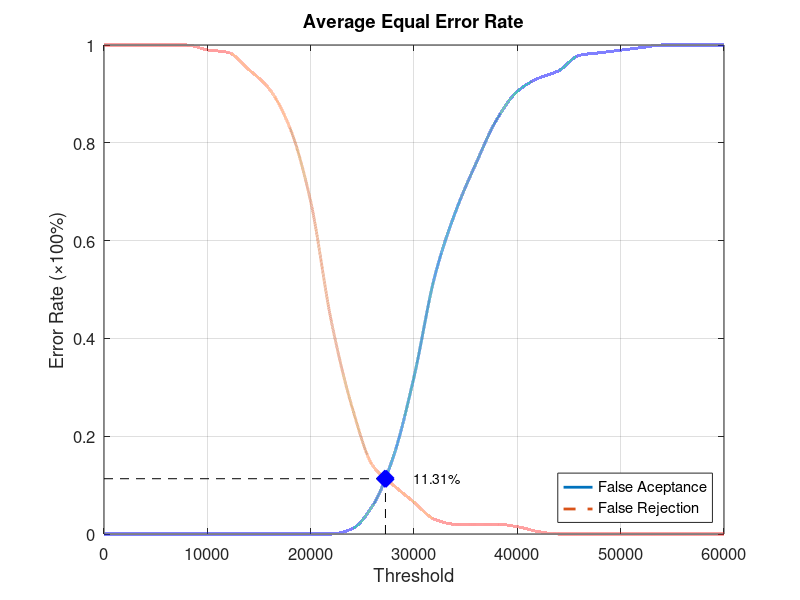
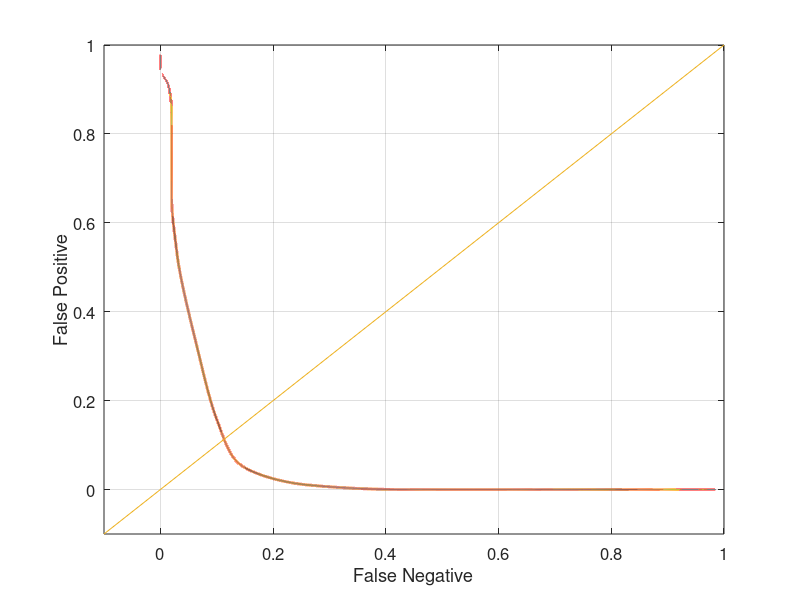

Recreate these plots in MATLAB, in order.
function yEER = Database1_1
close all;
clear;
clc;
x = 0:2000:60000;
xq = 0:0.5:60000;

y0 = [0 0 0 0 0 0 0 0 0 0 0 0 0.0105263 0.0578947 0.157895 0.321053 0.526316 0.657895 0.757895 0.847368 0.905263 0.931579 0.947368 0.978947 0.984211 0.989474 0.994737 1 1 1 1];
yy0 = interp1(x, y0, xq, 'pchip');
y1 = [1 1 1 1 1 0.99 0.985 0.95 0.91 0.83 0.68 0.435 0.26 0.14 0.1 0.065 0.03 0.02 0.02 0.02 0.015 0.005 0 0 0 0 0 0 0 0 0];
yy1 = interp1(x, y1, xq, 'pchip');

% Calculating EER: 
y2 = abs(y0 - y1);
find(y2 == min(y2))
yy2 = abs(yy0 - yy1);
xEER = find(yy2 == min(yy2));
xEERIndex = xq(xEER) % X-axis EER
yEER = yy0(xEER) % Y-axis EER

main = figure
plot(xq, yy0,'-','LineWidth', 2);	hold on
plot(xq, yy1,'--','LineWidth', 2);	hold on
plot([xEERIndex xEERIndex], [0 yEER], 'k--');	hold on
plot([0 xEERIndex], [yEER yEER], 'k--');	hold on
plot(xEERIndex, yEER, 'bx', 'LineWidth', 10);	hold on
text(xEERIndex + 10 * xEERIndex / 100, yEER, [num2str(round((10000 * yEER)) / 100) '%'])
legend('False Aceptance', 'False Rejection', 'Location', 'SouthEast')
xlabel('Threshold')
ylabel('Error Rate (\times100%)')
title('Average Equal Error Rate')
set(gca, 'FontSize', 12)
axis([0 60000 0 1])
grid on

print(main, 'Database1_1Main', '-dpng');
FNRxFPR = figure('Color', [1 1 1]);
plot(yy1, yy0, '-', yy1, yy0, 'LineWidth', 2);
hold on
y = -0.1:0.1:1
plot(y, y); 
set(gca, 'FontSize', 12)
xlabel('False Negative')
ylabel('False Positive')
axis([-0.1 1 -0.1 1])
set(gca, 'FontSize', 12)
grid on

print(FNRxFPR, 'Database1_1FNRxFPR','-dpng');
end
